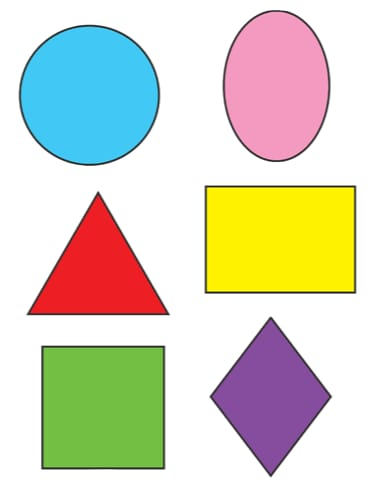
#> input picture Sample Images/shapes.jpeg, 384 x 496 px, found by its file name
$ python Shape_Identification.py
#> lines starting #> are read from the running program, lines starting #| are printed output that depends on the picture; after the words box and inside, x2 and y2 are one past the last pixel; in counts of white or black regions, pixels touching at a corner belong together
import cv2
import numpy as np
img = cv2.imread('shapes.jpeg')
#> img is the input picture: shape (496, 384, 3); mean B, G, R 195.7, 214.6, 216.5
#print(np.shape(img))
grey=cv2.cvtColor(img,cv2.COLOR_BGR2GRAY)
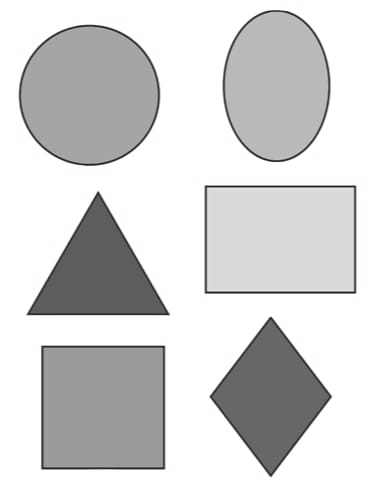
#> grey: shape (496, 384); min 25, max 255, mean 213
cv2.imwrite('Gray.jpeg',grey)
img_gray = cv2.imread('gray.jpeg')
_, thresh = cv2.threshold(grey, 245, 255, cv2.THRESH_BINARY)
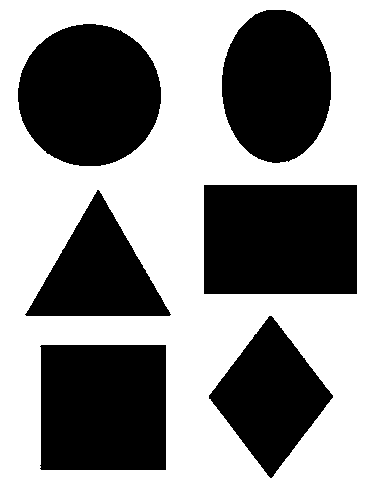
#> thresh: shape (496, 384); 57.4% white; 6 black regions
cv2.imshow('thresholded image',thresh)
contours, _ = cv2.findContours(thresh, cv2.RETR_CCOMP, cv2.CHAIN_APPROX_SIMPLE)
#> contours = 7 contours; box (x1, y1, x2, y2) and area: (0, 0, 384, 496) 189585, (203, 184, 358, 295) 16938, (17, 23, 162, 167) 16182, (39, 344, 167, 471) 15877, (221, 9, 332, 164) 13395, (208, 315, 334, 479) 10432, (24, 189, 172, 317) 9521
cv2.drawContours(img, contours, 0, (0, 255, 0), 5)
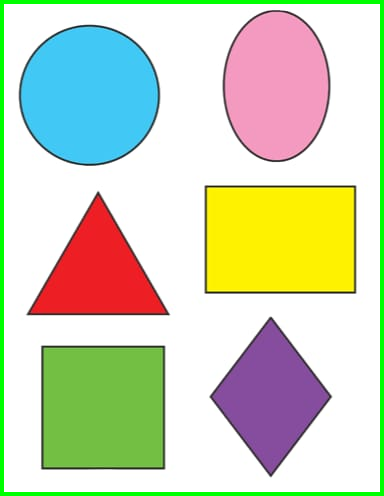
#> img: shape (496, 384, 3); 3.66% of pixels changed, all inside (x1, y1, x2, y2) = (0, 0, 384, 496)
print(_)
#| [[[-1 -1  1 -1]
#|   [ 2 -1 -1  0]
#|   [ 3  1 -1  0]
#|   [ 4  2 -1  0]
#|   [ 5  3 -1  0]
#|   [ 6  4 -1  0]
#|   [-1  5 -1  0]]]

for count, contour in enumerate(contours,0):
    if count>0:
        approx=cv2.approxPolyDP(contour,0.01*cv2.arcLength(contour,True),True)#
        #print(approx)
        #print(np.shape(approx))
        cv2.drawContours(img, [approx],0,(0, 255, 0), 2)
        x=approx.ravel()[0]#
        print(approx)
        y=approx.ravel()[1]
        if len(approx)==3:
            cv2.putText(img,'Triangle',(x,y),cv2.FONT_HERSHEY_COMPLEX,0.5,(0,0,0))
        if len(approx)==4:
            x1,y1,w,h=cv2.boundingRect(approx)
            aspect_ratio=w/h
            if aspect_ratio>0.98 and aspect_ratio<1.2:
                cv2.putText(img, 'Square', (x1, y1), cv2.FONT_HERSHEY_COMPLEX, 0.5, (0, 0, 0))
            else:
                dist=[]
                for i in range(2):
                    dist.append(np.sum((approx[i][0]-approx[i+2][0])**2))
                if 0<=abs(dist[0]-dist[1])<=200:
                    cv2.putText(img, 'Rectangle', (x, y),
                                cv2.FONT_HERSHEY_COMPLEX, 0.5, (0, 0, 0))
                else:
                    cv2.putText(img, 'Parallelogram', (x, y),
                                cv2.FONT_HERSHEY_COMPLEX, 0.5, (0, 0, 0))
        if 15>len(approx)>6:
            cv2.putText(img,'Elipse',(x,y),cv2.FONT_HERSHEY_COMPLEX,0.5,(0,0,0))
        if len(approx)>=15:
            cv2.putText(img,'Circle',(x,y),cv2.FONT_HERSHEY_COMPLEX,0.5,(0,0,0))
#> this loop made 7 passes
#> (approx, x, y, x1, y1, w, h, aspect_ratio) on passes 2, 3, 5: ([[39, 346], [165, 344], [166, 469], [41, 470]], 39, 346, 39, 344, 128, 127, 1.01), ([[269, 315], [333, 395], [271, 478], [208, 398]], 269, 315, 208, 315, 126, 164, 0.768), ([[203, 185], [356, 184], [357, 293], [204, 294]], 203, 185, 203, 184, 155, 111, 1.4)
#> (approx, x, y) on pass 4: ([[97, 189], [169, 316], [24, 314]], 97, 189)
#> (printed output is left out)
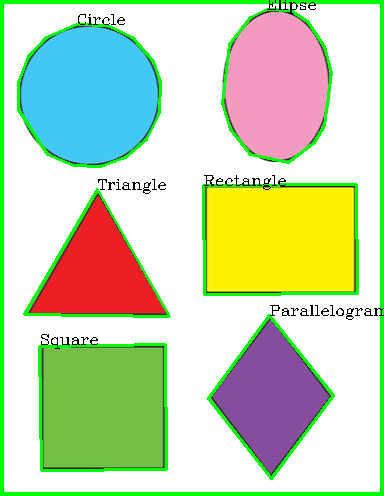
#> img: shape (496, 384, 3); 4.95% of pixels changed, all inside (x1, y1, x2, y2) = (17, 0, 384, 480)
cv2.imshow('shape', img)
cv2.waitKey(0)
cv2.destroyAllWindows()

$ run again, with Sample Images/Maze.jpg copied over Sample Images/shapes.jpeg
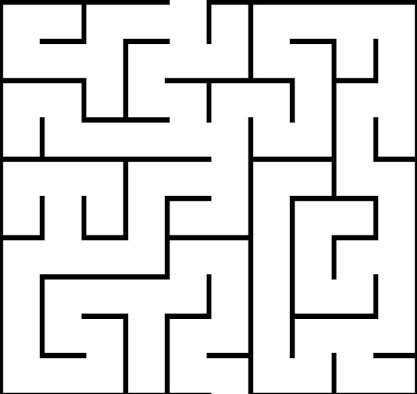
#> input picture Sample Images/Maze.jpg, 417 x 394 px, found by its file name
#> img is the input picture: shape (394, 417, 3); min 0, max 255, mean 222.6
#> `_, thresh = cv2.threshold(grey, 245, 255, cv2.THRESH_BINARY)`:
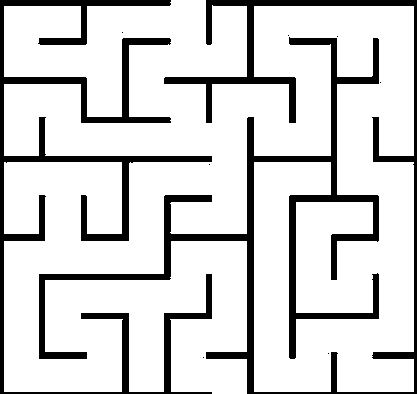
#> thresh: shape (394, 417); 83.5% white; 9 black regions (7 under 20 px)
#> contours = 8 contours, 7 with area under 20; largest, box (x1, y1, x2, y2) and area: (4, 0, 414, 394) 133168
#| [[[-1 -1  1 -1]
#|   [ 2 -1 -1  0]
#|   [ 3  1 -1  0]
#|   [ 4  2 -1  0]
#|   [ 5  3 -1  0]
#|   [ 6  4 -1  0]
#> (further printed lines are left out)
#> the loop `for count, contour in enumerate(contours,0):` made 8 passes
#> (approx, x, y, x1, y1) on passes 2 to 7: ([[202, 357], [203, 356], [204, 357], [203, 358]], 202, 357, 202, 356), ([[327, 353], [328, 352], [329, 353], [328, 354]], 327, 353, 327, 352), ([[208, 164], [209, 163], [210, 164], [209, 165]], 208, 164, 208, 163), ([[379, 82], [380, 81], [381, 82], [380, 83]], 379, 82, 379, 81), ([[336, 36], [337, 35], [338, 36], [337, 37]], 336, 36, 336, 35), ([[287, 35], [288, 34], [289, 35], [288, 36]], 287, 35, 287, 34)
#> (printed output is left out)
#> after the loop `for count, contour in enumerate(contours,0):`:
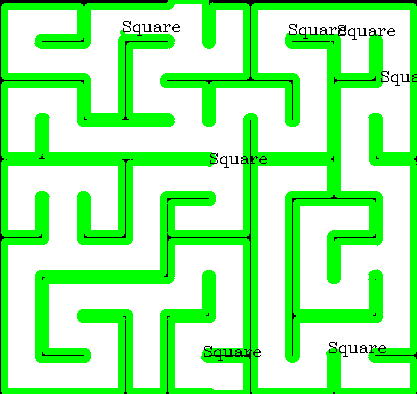
#> img: shape (394, 417, 3); mean B, G, R 162.2, 247.5, 162.2
